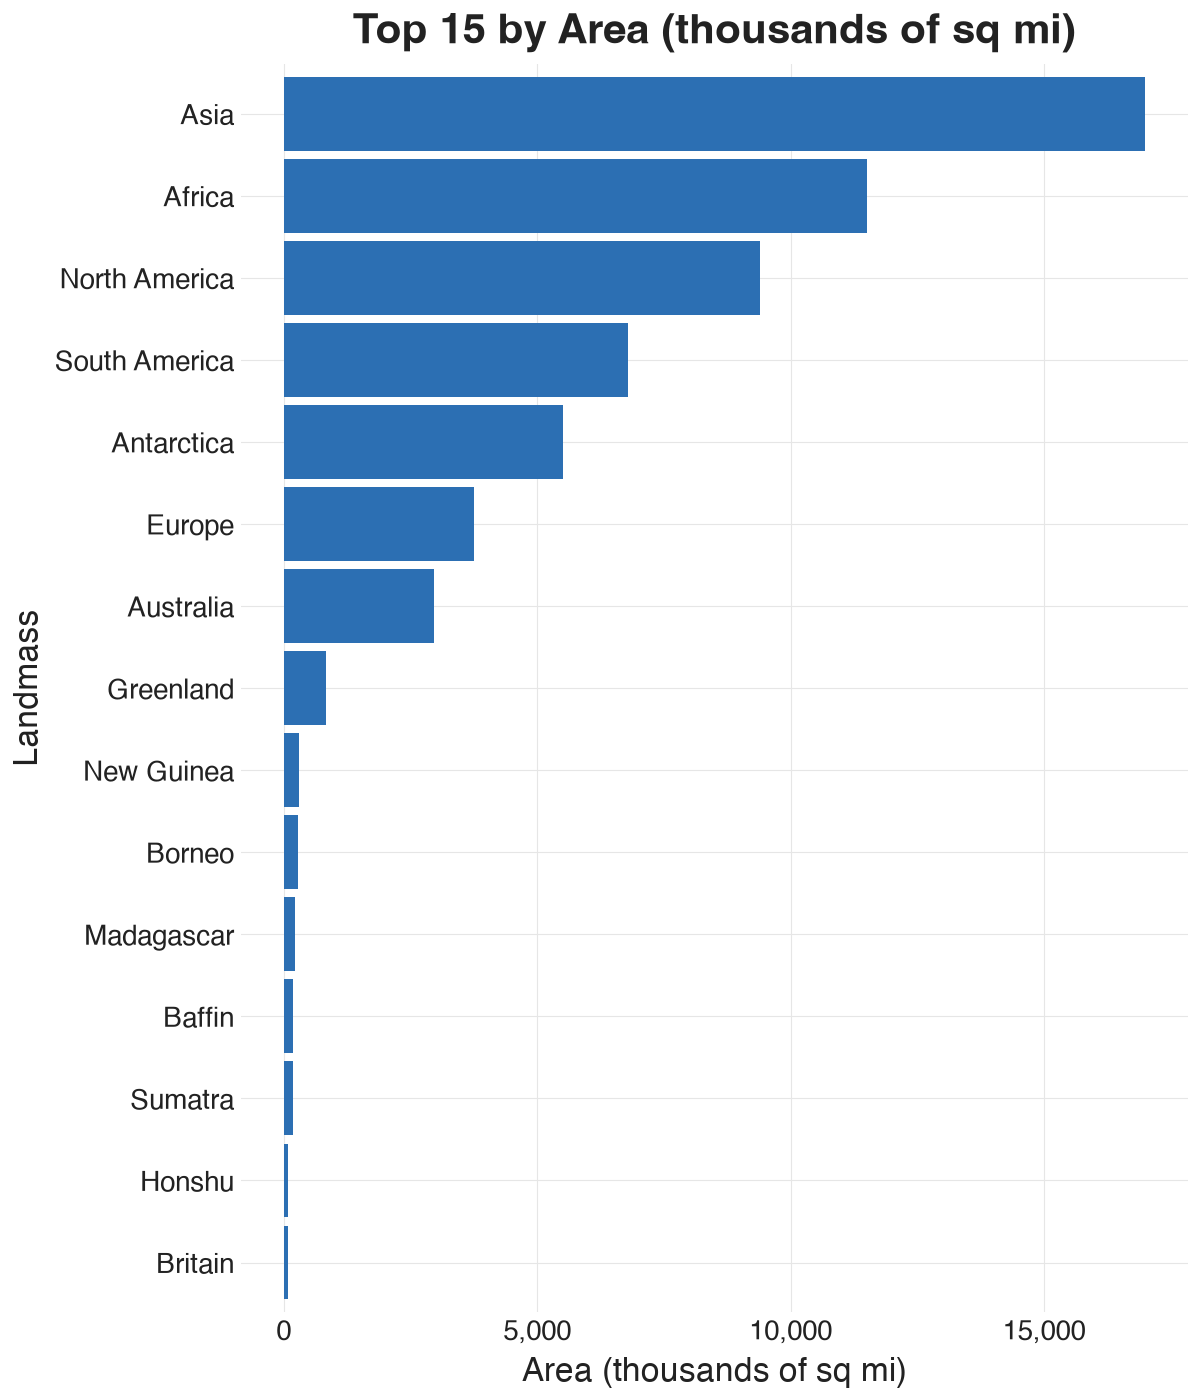

Source code (Python):
"""Rank the largest landmasses in islands.csv by area (horizontal bar)."""
import sys

import pandas as pd
from plotnine import aes, geom_col, ggplot, labs, coord_flip, scale_y_continuous, theme

sys.path.insert(
    0,
    ".claude/skills/plotnine/scripts",
)
from pn_house_style import apply_house_style, humanize_labels, save_plot, HOUSE_STYLE

# 1. UNDERSTAND THE DATA -----------------------------------------------------
# name (category), size (numeric area, thousands of sq miles). Already tidy.
df = pd.read_csv("islands.csv")
df["size"] = pd.to_numeric(df["size"], errors="coerce")
df = df.dropna(subset=["size"])

# Ranking: slice to the largest landmasses so the biggest are easy to compare.
TOP_N = 15
top = df.sort_values("size", ascending=False).head(TOP_N).copy()

# Sort bars by value (ascending so the largest lands on top after coord_flip).
order = top.sort_values("size", ascending=True)["name"].tolist()
top["name"] = pd.Categorical(top["name"], categories=order, ordered=True)

# 2/3/4. FORM, COLOR, LABELS -------------------------------------------------
lab = humanize_labels(
    "name", "size",
    overrides={"name": "Landmass", "size": "Area (thousands of sq mi)"},
)

p = (
    ggplot(top, aes(x="name", y="size"))
    + geom_col(fill=HOUSE_STYLE["accent"])  # single house accent -> no legend
    + coord_flip()
    + scale_y_continuous(labels=lambda v: [f"{x:,.0f}" for x in v])
    + labs(
        title=f"Top {TOP_N} by {lab['size']}",
        x=lab["name"],
        y=lab["size"],
    )
)

# 5. THEME (tall figure size is mandatory for a horizontal-bar ranking) ------
p = apply_house_style(p, legend_position="none")
p += theme(figure_size=(6, 7))  # tall size: mandatory for horizontal-bar ranking

# 6. RENDER ------------------------------------------------------------------
save_plot(p, "plot.png", width=6, height=7)
print("wrote plot.png")
